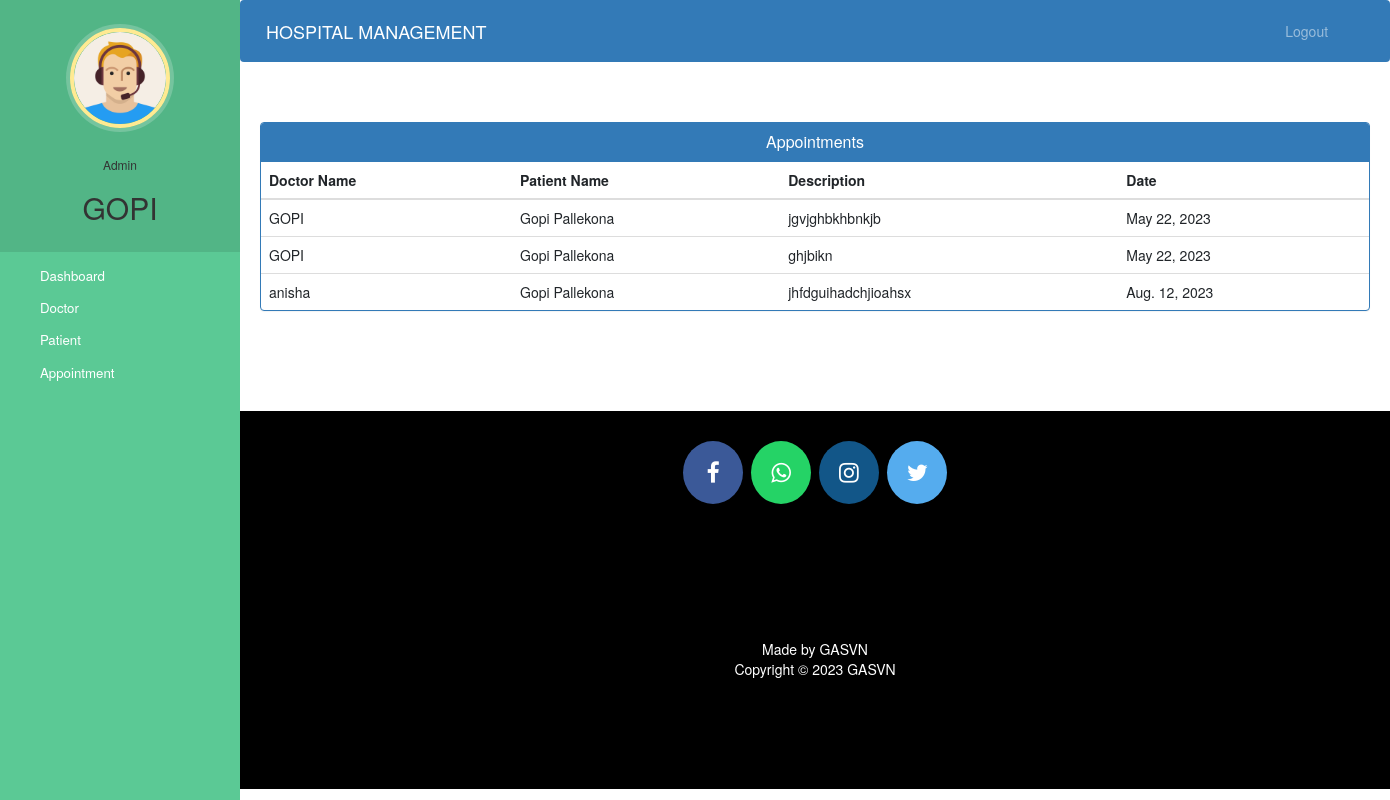
/admin-view-appointment (signed in), run on the app's committed database.
### hospital/models.py (models this page shows)
class Appointment(models.Model):
    patientId=models.PositiveIntegerField(null=True)
    doctorId=models.PositiveIntegerField(null=True)
    patientName=models.CharField(max_length=40,null=True)
    doctorName=models.CharField(max_length=40,null=True)
    appointmentDate=models.DateField(auto_now=True)
    description=models.TextField(max_length=500)
    status=models.BooleanField(default=False)

### hospital/views.py (the view)
# urls.py: path('admin-view-appointment', views.admin_view_appointment_view,name='admin-view-appointment'),
@login_required(login_url='adminlogin')
@user_passes_test(is_admin)
def admin_view_appointment_view(request):
    appointments=models.Appointment.objects.all().filter(status=True)
    return render(request,'hospital/admin_view_appointment.html',{'appointments':appointments})

### hospital/views.py (called while the page is built)
def is_admin(user):
    return user.groups.filter(name='ADMIN').exists()

### templates/hospital/admin_view_appointment.html (shortened to what this page needs)
{% extends 'hospital/admin_base.html' %}
{% block content %}
<head>
  <link href="//netdna.bootstrapcdn.com/bootstrap/3.0.0/css/bootstrap.min.css" rel="stylesheet" id="bootstrap-css">
</head>
<div class="container">
  <div class="panel panel-primary">
    <div class="panel-heading">
      <h6 class="panel-title">Appointments</h6>
    </div>
    <table class="table table-hover" id="dev-table">
      <thead>
        <tr>
          <th>Doctor Name</th>
          <th>Patient Name</th>
          <th>Description</th>
          <th>Date</th>
        </tr>
      </thead>
      {% for a in appointments %}
      <tr>
        <td> {{a.doctorName}}</td>
        <td>{{a.patientName}}</td>
        <td>{{a.description}}</td>
        <td>{{a.appointmentDate}}</td>
      </tr>
      {% endfor %}
    </table>
  </div>
</div>
{% endblock content %}

### templates/hospital/admin_base.html (shortened to what this page needs)
<!DOCTYPE html>
{% load static %}
<html lang="en">
<head>
  <link rel="stylesheet" href="https://stackpath.bootstrapcdn.com/bootstrap/4.3.1/css/bootstrap.min.css">
  <link rel="stylesheet" href="https://maxcdn.bootstrapcdn.com/font-awesome/4.7.0/css/font-awesome.min.css">
  <link rel="stylesheet" href="{% static '/style.css' %}">
</head>
<body>
  <nav class="menu" tabindex="0">
    <header class="avatar">
      <img src="{% static "images/adminpropic.png" %}" />
      <br><br>
      <h6>Admin</h6>
      <h2>{{request.user.first_name}}</h2>
    </header>
    <ul>
      <li tabindex="0" class="icon-dashboard"> <a style="color:white; text-decoration:none;" href="/admin-dashboard"><span>Dashboard</span></a> </li>
      <li tabindex="0" class="icon-customers"> <a style="color:white; text-decoration:none;" href="/admin-doctor"><span>Doctor</span></a></li>
      <li tabindex="0" class="icon-users"> <a style="color:white; text-decoration:none;" href="/admin-patient"><span>Patient</span></a></li>
      <li tabindex="0" class="icon-calendar"> <a style="color:white; text-decoration:none;" href="/admin-appointment"><span>Appointment</span></a></li>
    </ul>
  </nav>
  <main>
    <div class="bs-example">
      <nav class="navbar navbar-expand-md  navbar-dark fixed-top" style="background:#337AB7;">
        <a href="/admin-dashboard" class="navbar-brand">HOSPITAL MANAGEMENT</a>
        <div class="collapse navbar-collapse justify-content-between" id="navbarCollapse">
          <div class="navbar-nav" style=" margin-left: 90%;">
            <a href="/logout" class="nav-item nav-link">Logout</a>
          </div>
        </div>
      </nav>
    </div>
    <br><br>
    {% block content %}
    {% endblock content %}
    <br><br><br><br>
    <footer>
      <p>
        <a id="ftr" href="https://www.facebook.com/" class="fa fa-facebook"></a>
        <a id="ftr" href="https://api.whatsapp.com/send?phone=12498763269&text=Hello%20Gopi.%0d%0aHow%20are%20you%20%3f%0d%0aI%20came%20from%20your%20website.&source=&data=#" class="fa fa-whatsapp"></a>
        <a id="ftr" href="https://www.instagram.com/gopi.kommanaboiena/?hl=en" class="fa fa-instagram"></a>
        <a id="ftr" href="https://twitter.com/i/flow/login?lang=en" class="fa fa-twitter"></a>
      </p>
      <br>
      <div class="container">
        <div class="row">
          <div class="col-md-12 col-sm-12">
            <div style="color:#ffffff;" class="wow fadeInUp footer-copyright">
              <p>Made by GASVN <br>
                Copyright &copy; 2023 GASVN </p>
            </div>
          </div>
        </div>
      </div>
    </footer>
  </main>
</body>
</html>

### static/style.css (style rules this page uses)
body { padding-left: 240px; }
main { position: relative; height: 100vh; }
.menu { background: #5bc995; height: 100vh; width: 240px; position: fixed; top: 0px; left: 0; z-index: 5; outline: none; }
.menu .avatar { background: rgba(0, 0, 0, 0.1); padding: 2em 0.5em; text-align: center; }
.menu .avatar img { width: 100px; border-radius: 50%; overflow: hidden; border: 4px solid #ffea92; box-shadow: 0 0 0 4px rgba(255, 255, 255, 0.2); }
.menu .avatar h2 { font-weight: normal; margin-bottom: 0; }
.menu ul { list-style: none; padding: 0.5em 0; margin: 0; }
.menu ul li { padding: 0.5em 1em 0.5em 3em; font-size: 0.95em; font-weight: regular; background-repeat: no-repeat; background-position: left 15px center; background-size: auto 20px; transition: all 0.15s linear; cursor: pointer; }
.menu ul li.icon-dashboard { background-image: url("http://www.entypo.com/images//gauge.svg"); }
.menu ul li.icon-customers { background-image: url("http://www.entypo.com/images//briefcase.svg"); }
.menu ul li.icon-users { background-image: url("http://www.entypo.com/images//users.svg"); }
.menu ul li.icon-calendar { background-image: url("http://www.entypo.com/images//calendar.svg"); }

### templates/hospital/admin_base.html (style rules this page uses)
a:link { text-decoration: none; }
a { color: white; }
footer { padding: 0px 0px 0px 0px; background-color: black; margin: 0px; }
#ftr { padding: 20px; }
.fa { font-size: 23px; width: 60px; text-align: center; text-decoration: none; margin: 5px 2px; border-radius: 50%; }
.fa-facebook { background: #3B5998; color: white; margin-top: 30px; }
.fa-whatsapp { background: #25d366; color: white; }
.fa-twitter { background: #55ACEE; color: white; }
.fa-instagram { background: #125688; color: white; }
p { text-align: center; }
body { padding-left: 240px; }
main { position: relative; height: 100vh; }
.menu { background: #5bc995; height: 100vh; width: 240px; position: fixed; top: 0px; left: 0; z-index: 5; outline: none; }
.menu .avatar { background: rgba(0, 0, 0, 0.1); padding: 2em 0.5em; text-align: center; }
.menu .avatar img { width: 100px; border-radius: 50%; overflow: hidden; border: 4px solid #ffea92; box-shadow: 0 0 0 4px rgba(255, 255, 255, 0.2); }
.menu .avatar h2 { font-weight: normal; margin-bottom: 0; }
.menu ul { list-style: none; padding: 0.5em 0; margin: 0; }
.menu ul li { padding: 0.5em 1em 0.5em 3em; font-size: 0.95em; font-weight: regular; background-repeat: no-repeat; background-position: left 15px center; background-size: auto 20px; transition: all 0.15s linear; cursor: pointer; }
.menu ul li.icon-dashboard { background-image: url("http://www.entypo.com/images//gauge.svg"); }
.menu ul li.icon-customers { background-image: url("http://www.entypo.com/images//briefcase.svg"); }
.menu ul li.icon-users { background-image: url("http://www.entypo.com/images//users.svg"); }
.menu ul li.icon-calendar { background-image: url("http://www.entypo.com/images//calendar.svg"); }

### templates/hospital/admin_view_appointment.html (style rules this page uses)
a:link { text-decoration: none; }
h6 { text-align: center; }
.row { margin: 100px; }

### data on the page
Appointment: doctorName "GOPI", patientName "Gopi Pallekona", description "jgvjghbkhbnkjb", appointmentDate "May 22, 2023"
Appointment: doctorName "GOPI", patientName "Gopi Pallekona", description "ghjbikn", appointmentDate "May 22, 2023"
Appointment: doctorName "anisha", patientName "Gopi Pallekona", description "jhfdguihadchjioahsx", appointmentDate "Aug. 12, 2023"

### other printed values
{{ request.user.first_name }} "GOPI"
